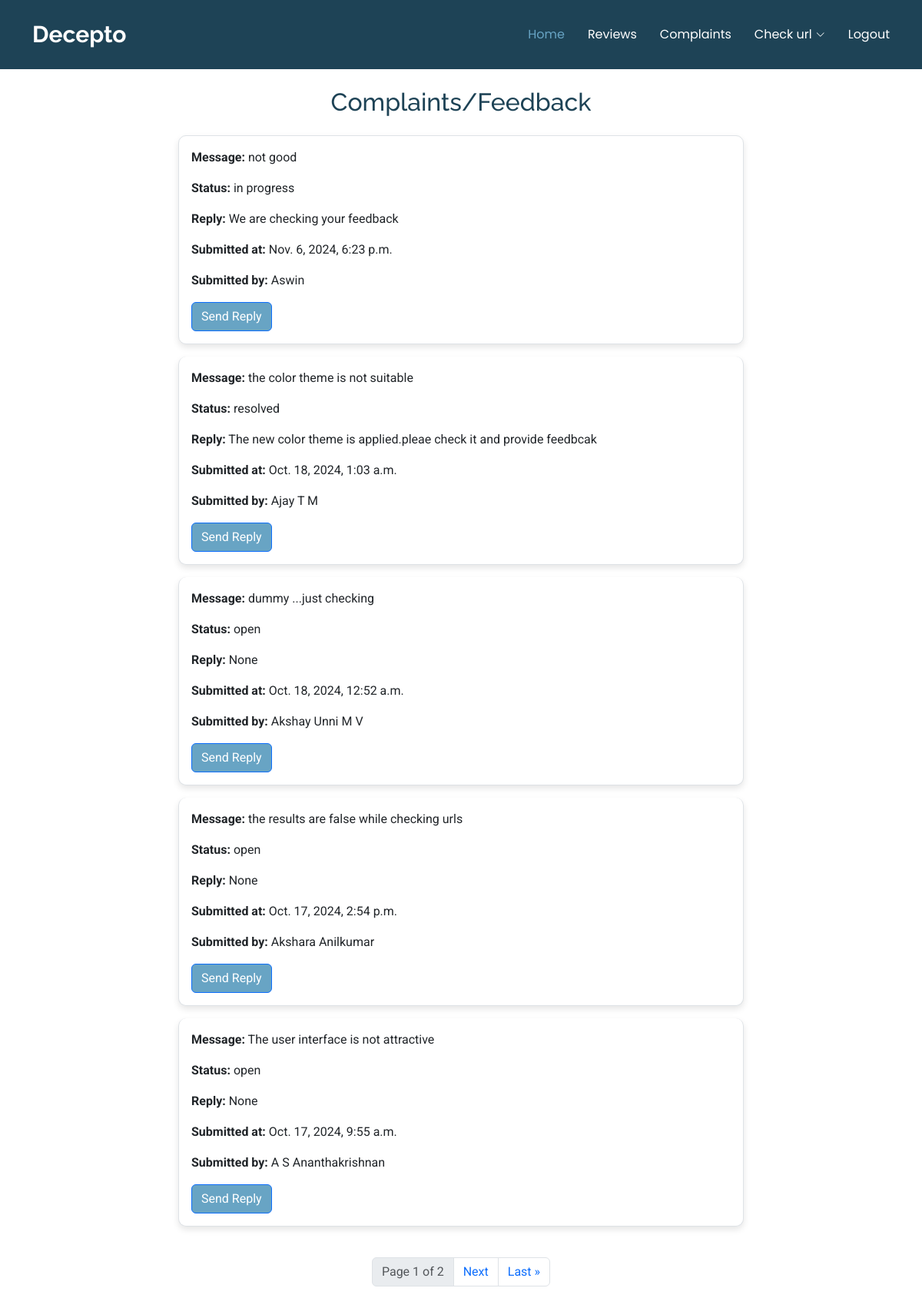
The app's page /admin_complaints/ with its own data.
### deceptoApp/models.py (models this page shows, shortened)
class Complaint(models.Model):
    complaint=models.CharField(max_length=100)
    date=models.DateTimeField(default=timezone.now)
    reply=models.CharField(max_length=100,null=True,blank=True)
    status=models.CharField(max_length=100,default='open')
    login_id=models.ForeignKey(User,on_delete=models.CASCADE)

class User(models.Model):
    name=models.CharField(max_length=100)
    contact_number=models.IntegerField()
    email=models.EmailField()
    password=models.CharField(max_length=100)

### deceptoApp/views.py (the view, shortened to what this page needs)
# urls.py: path('admin_complaints/',views.admin_complaints,name='admin_complaints'),
def admin_complaints(request):
    complaints = Complaint.objects.all().order_by('-date')
    paginator = Paginator(complaints, 5)
    page_number = request.GET.get('page', 1)
    page_complaints = paginator.get_page(page_number)
    return render(request, 'admin_complaints.html', {'complaints': page_complaints})

### templates/admin_complaints.html (shortened to what this page needs)
{% extends 'admin_base.html' %}
{% load static %}
{% block content %}
<div class="container mt-4">
    <h2 class="text-center mb-4">Complaints/Feedback</h2>
    <div class="row">
        <div class="col-md-8 mx-auto">
            <ul class="list-group mb-4">
                {% for complaint in complaints %}
                    <li class="list-group-item mb-3 p-3 review-item" style="border-radius: 10px; box-shadow: 0 4px 8px rgba(0, 0, 0, 0.1); transition: box-shadow 0.3s, background-color 0.3s;">
                        <p><strong>Message:</strong> {{ complaint.complaint }}</p>
                        <p><strong>Status:</strong> {{ complaint.status }}</p>
                        <p><strong>Reply:</strong> {{ complaint.reply }}</p>
                        <p><strong>Submitted at:</strong> {{ complaint.date }}</p>
                        <p><strong>Submitted by:</strong> {{ complaint.login_id.name}}</p>
                        <button type="button" class="btn btn-primary" data-bs-toggle="modal" data-bs-target="#replyModal{{ complaint.id }}" style="background-color: #68a4c4;">
                            Send Reply
                        </button>
                    </li>
                {% empty %}
                    <li class="list-group-item text-center">No complaints available.</li>
                {% endfor %}
            </ul>
            <nav aria-label="Page navigation">
                <ul class="pagination justify-content-center">
                    <li class="page-item disabled">
                        <span class="page-link">Page {{ complaints.number }} of {{ complaints.paginator.num_pages }}</span>
                    </li>
                    {% if complaints.has_next %}
                        <li class="page-item">
                            <a class="page-link" href="?page={{ complaints.next_page_number }}">Next</a>
                        </li>
                        <li class="page-item">
                            <a class="page-link" href="?page={{ complaints.paginator.num_pages }}" aria-label="Last">
                                <span aria-hidden="true">Last &raquo;</span>
                            </a>
                        </li>
                    {% endif %}
                </ul>
            </nav>
        </div>
    </div>
</div>
{% endblock %}

### static/css/style.css (style rules this page uses)
:root { --default-font: "Roboto", system-ui, -apple-system, "Segoe UI", Roboto, "Helvetica Neue", Arial, "Noto Sans", "Liberation Sans", sans-serif, "Apple Color Emoji", "Segoe UI Emoji", "Segoe UI Symbol", "Noto Color Emoji"; --heading-font: "Raleway", sans-serif; --nav-font: "Poppins", sans-serif; }
:root { --background-color: #ffffff; --default-color: #555555; --heading-color: #1e4356; --accent-color: #68a4c4; --surface-color: #ffffff; --contrast-color: #ffffff; }
:root { --nav-color: #ffffff; --nav-hover-color: #68a4c4; --nav-mobile-background-color: #ffffff; --nav-dropdown-background-color: #ffffff; --nav-dropdown-color: #555555; --nav-dropdown-hover-color: #68a4c4; }
:root { scroll-behavior: smooth; }
body { color: var(--default-color); background-color: var(--background-color); font-family: var(--default-font); }
a { color: var(--accent-color); text-decoration: none; transition: 0.3s; }
h1, h2, h3, h4, h5, h6 { color: var(--heading-color); font-family: var(--heading-font); }

### records on screen
Complaint: complaint "not good", status "in progress", reply "We are checking your feedback", date "Nov. 6, 2024, 6:23 p.m.", login_id.name "Aswin"
Complaint: complaint "the color theme is not suitable", status "resolved", reply "The new color theme is applied.pleae check it and provide feedbcak", date "Oct. 18, 2024, 1:03 a.m.", login_id.name "Ajay T M"
Complaint: complaint "dummy ...just checking", status "open", reply "None", date "Oct. 18, 2024, 12:52 a.m.", login_id.name "Akshay Unni M V"
Complaint: complaint "the results are false while checking urls", status "open", reply "None", date "Oct. 17, 2024, 2:54 p.m.", login_id.name "Akshara Anilkumar"
Complaint: complaint "The user interface is not attractive", status "open", reply "None", date "Oct. 17, 2024, 9:55 a.m.", login_id.name "A S Ananthakrishnan"

### other values on screen
{{ complaints.number }} "1"
{{ complaints.paginator.num_pages }} "2"
